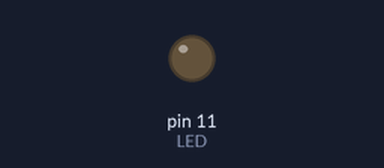
Simulated run of this program. Board: Raspberry Pi (header pin numbers). On the bench: output pins drawn as LEDs (lit = HIGH).

Above: at 0.05 s.
At 1.2 s:
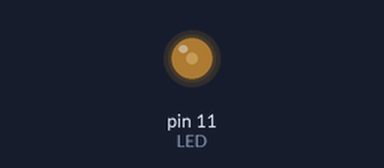
At 5.55 s:
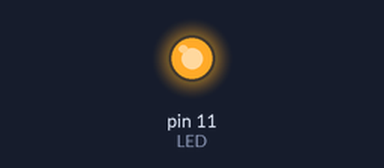
At 11.1 s:
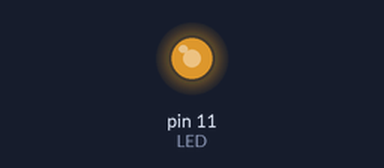
Timing chart, 0 to 14.8 s (numbered marks = the images above):
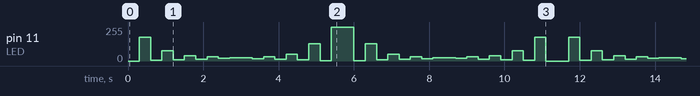

The program:

led_pwm_01.py
```python
# coding: utf-8

import RPi.GPIO as GPIO

import time

# GPIO 핀번호 할당
GPIO.setmode(GPIO.BOARD)

# pin 번호 chanel
LED = 11

# 밝기 목록 ( 0.0 ~ 100 )
dc = [0,1,2,3,4,5,6,7,8,9,10,12,13,15,20,30,50,70,100]

# 핀 설정
GPIO.setup(LED, GPIO.OUT, initial=GPIO.LOW)

# PWM 객체 생성 : 11번 핀, 주파수 100Hz
p = GPIO.PWM(LED, 100)

# PWM 신호 출력
p.start(30)

while 1:
    for value in dc:
        # 듀티 변경
        p.ChangeDutyCycle(value)
        time.sleep(0.3)

        dc.reverse()


# PWM 정지
p.stop()

# GPIO 개방
GPIO.cleanup()
```
